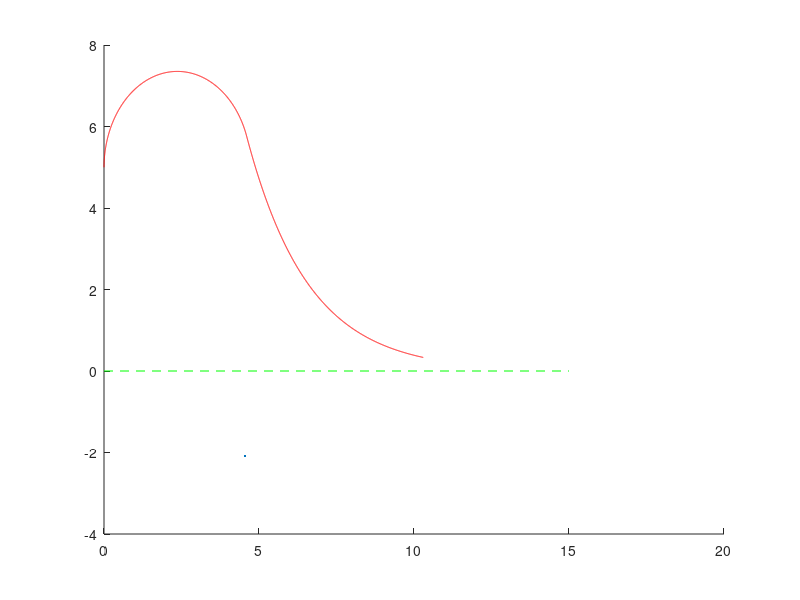

Reproduce this figure in MATLAB. (Note: this script raises an error after producing the figure.)


%% Trajectory tracking

% Fixed vehicle parameters
v = 5; % Speed
delta_max = 25*pi/180; % max steering angle
k = 2.5; % Gain
l = 1; % Car length

% Desired line state through 0,0 [theta]
xp = [0]; % Line heading

% Initial conditions in [e psi]
x0 = [5 0]; % translational offset
%x0 = [0 2]; % heading offset
x0 = [5 2]; % both

% Simulation time
Tmax = 3;  % End point
dt =0.001; % Time step
T = 0:dt:Tmax; % Time vector

% Simulation setup
xd = zeros(length(T)-1,2); % Derivative of state ([edot psidot])
x = zeros(length(T),2);  % State ([e psi] 
x(1,:) = x0; % Initial condition
delta = zeros(length(T),1); % Steering angles
p = zeros(length(T),2); % Position in x,y plane
p(1,:) = (x0(1))*[sin(xp) cos(xp)]; % Initial position

for i=1:length(T)-1
   % Calculate steering angle
   delta(i) = max(-delta_max,min(delta_max,x(i,2) + atan2(k*x(i,1),v)));
   % State derivatives
   xd(i,1) = v*sin(x(i,2) - delta(i));
   xd(i,2) = -(v*sin(delta(i)))/(l);
   % State update
   x(i+1,1) = x(i,1)+dt*xd(i,1);
   x(i+1,2) = x(i,2)+dt*xd(i,2);
   % Position update
   p(i+1,1) = p(i,1) + dt*v*cos(x(i,2)-delta(i)-xp);
   p(i+1,2) = p(i,2) + dt*v*sin(x(i,2)-delta(i)-xp);
end

%% Plotting

% Trajectory
figure(1);clf; hold on;
plot([0 Tmax*v*cos(xp)], [0 Tmax*v*sin(xp)],'g--')
plot(x0(1)*sin(x0(2)),x0(1)*cos(x0(2)))
plot(p(:,1),p(:,2),'r');
for t=1:300:length(T)
      drawbox(p(t,1),p(t,2),x(t,2),.3,1);
end
grid on
xlabel('x (m)')
ylabel('y (m)')
axis equal

% Phase portrait
[e,psi] = meshgrid(-10:.5:10,-3:.2:3); % Create a grid over values of e and psi
delta = max(-delta_max,min(delta_max,psi+atan2(k*e,v)));  % Calculate steering angle at each point
ed = v*sin(psi-delta); % Find crosstrack derivative
psid = -(v*sin(delta))/(l); % Find heading derivative

psibplus = -atan2(k*e(1,:),v)+delta_max; % Find border of max region
psibminus = -atan2(k*e(1,:),v)-delta_max; % Find border of min region

figure(2);clf; hold on;
quiver(e,psi, ed, psid)
plot(e(1,:),psibplus,'r', 'LineWidth',2);
plot(e(1,:),psibminus,'r', 'LineWidth',2);
axis([-10 10 -3 3])
xlabel('e (m)')
ylabel('\psi (rad)')




